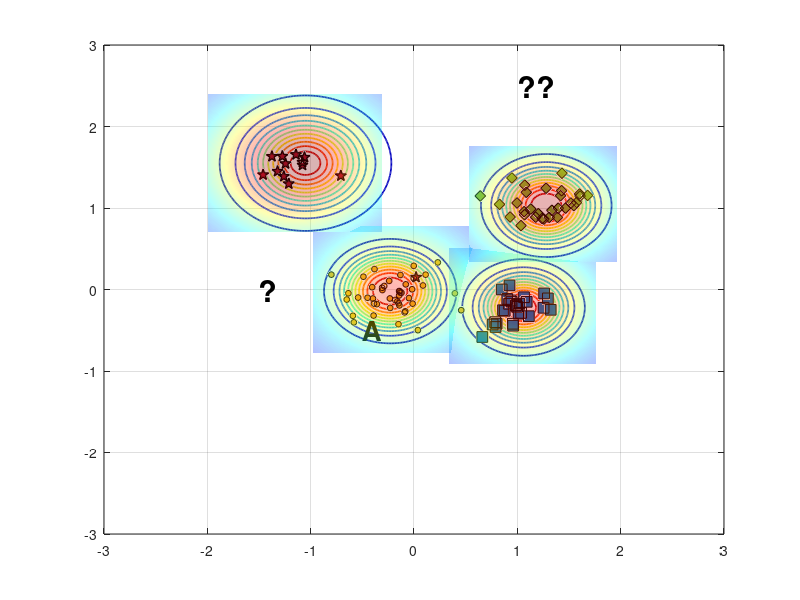

Here is the MATLAB script that generated this plot: (Note: this script raises an error after producing the figure.)
%% Reproduce EVM-style demo figure (no toolboxes)
clear; close all; clc; rng(7);

% ---------- 1) 合成四类二维数据 ----------
% 类中心（大致对应图中位置）
C_star  = [-1.15  1.55];   % 红色星
C_diam  = [ 1.25  1.05];   % 绿色菱形
C_square= [ 1.05 -0.20];   % 蓝色方块
C_dot   = [-0.20  0.00];   % 蓝色小点（被 A 标注影响的那簇）

% 协方差（控制每簇形状）
S = @(sx,sy,rho)[sx^2 rho*sx*sy; rho*sx*sy sy^2];
Sig_star   = S(0.18,0.20, 0.05);
Sig_diam   = S(0.22,0.18,-0.10);
Sig_square = S(0.20,0.16, 0.05);
Sig_dot    = S(0.25,0.18, 0.00);

% 从高斯采样（不用 mvnrnd）
sample = @(N,mu,SIG) (randn(N,2)*chol(SIG,'lower') + mu);

X_star   = sample(12,C_star,   Sig_star);
X_diam   = sample(30,C_diam,   Sig_diam);
X_square = sample(28,C_square, Sig_square);
X_dot    = sample(45,C_dot,    Sig_dot);

% 加一个“离群星”靠近 A（见原图左中）
X_star = [X_star; 0.02 0.15];

% ---------- 2) 底面散点与样式 ----------
figure('Color','w','Position',[100,100,800,600]);
hold on; box on; grid on;
z0 = 0; % 所有散点都放在 z=0 的平面

% 确保按照绘制顺序叠放，便于把散点置顶
set(gca,'SortMethod','childorder');

h_star   = scatter3(X_star(:,1),  X_star(:,2),  z0+zeros(size(X_star,1),1),  70, ...
        'pentagram', 'filled', 'MarkerEdgeColor','k', 'MarkerFaceColor',[0.635294 0.0784314 0.184314], 'LineWidth',1.0); % 红色五角星 #A2142F
h_diam   = scatter3(X_diam(:,1),  X_diam(:,2),  z0+zeros(size(X_diam,1),1),  60, ...
        'd', 'filled', 'MarkerEdgeColor','k', 'MarkerFaceColor',[0.466667 0.674510 0.188235]); % 绿色菱形 #77AC30
h_square = scatter3(X_square(:,1),X_square(:,2),z0+zeros(size(X_square,1),1),60, ...
        's', 'filled', 'MarkerEdgeColor','k', 'MarkerFaceColor',[0 0.447059 0.741176]); % 蓝色正方形 #0072BD
h_dot    = scatter3(X_dot(:,1),   X_dot(:,2),   z0+zeros(size(X_dot,1),1),   18, ...
        'o', 'filled', 'MarkerEdgeColor','k', 'MarkerFaceColor',[0.929412 0.694118 0.125490]); % 黄色圆形 #EDB120


% ---------- 3) ψ-model 等值环（彩色同心） ----------
% 采用带形状参的径向函数 psi(r) = exp(-(r/s)^t)
psi = @(X,Y,cx,cy,s,t) exp( - ( sqrt((X-cx).^2 + (Y-cy).^2) ./ s ).^t );

% 选几处“极端向量/代表点”（包含 A 所在）
EV = [ -0.23 -0.02 ;   % A 对应蓝点极端向量
        1.06 -0.22 ;   % 蓝方块
        1.28  1.03 ;   % 绿菱形
       -1.05  1.55 ];  % 红星
scale = [0.42, 0.36, 0.40, 0.48];   % 各自 scale
shape = [2.6,  2.2,  2.4,  2.0];    % 各自 shape

% 网格
[xg,yg] = meshgrid(linspace(-3,3,400));
colormap(jet); caxis([0 1]);

% 等高线层级（红到蓝：高到低）
levels = linspace(1.0,0.05,12);

for k = 1:size(EV,1)
    Z = psi(xg,yg,EV(k,1),EV(k,2),scale(k),shape(k));
    [~, h] = contour(xg,yg,Z,levels);    % 直接画在底面，保持颜色映射
    set(h,'LineWidth',1.25);

    % 将等高线明确压到 z=0（兼容不同 MATLAB 版本）
    ch = get(h,'Children');
    for ic = 1:numel(ch)
        zd = get(ch(ic),'ZData');
        if ~isempty(zd)
            set(ch(ic),'ZData',zeros(size(zd))); % 强制贴在 z=0
        end
    end
end

% 标出 A 与问号
text(-0.5,-0.5,0,'A','FontWeight','bold','FontSize',20,'Color','k');
text( 1, 2.5,0,'??','FontWeight','bold','FontSize',22,'Color','k');
text( -1.5,0,0,'?','FontWeight','bold','FontSize',22,'Color','k');

% ---------- 4) 上方半透明“钟形面”（表示类支持/概率） ----------
% 用四个高斯穹顶，中心与各簇一致
gauss2 = @(X,Y,cx,cy,s) exp(-((X-cx).^2 + (Y-cy).^2)/(2*s^2));
tops  = {C_star, C_diam, C_square, C_dot};
sigT  = [0.65 0.55 0.55 0.60];
amp   = [1.05 0.95 0.90 0.85];

% 抬高穹顶，并缩小每个穹顶的覆盖范围（为每个穹顶使用局部网格）
zlift      = 0.18;   % 统一抬高量（不改变颜色映射）
spanFactor = 1.3;    % 每个穹顶半宽 = spanFactor * sigma（越小覆盖越小）
gridN      = 121;    % 局部网格分辨率

for i=1:4
    cx = tops{i}(1); cy = tops{i}(2);
    span = spanFactor * sigT(i);
    [xgi,ygi] = meshgrid(linspace(cx - span, cx + span, gridN), ...
                         linspace(cy - span, cy + span, gridN));

    Zt = amp(i) * gauss2(xgi,ygi,cx,cy,sigT(i));
    % 用 Zt 作为颜色，Zt+zlift 作为高度，从而抬高且保留原色
    s1 = surf(xgi,ygi, Zt + zlift, Zt, 'EdgeColor','none', 'FaceAlpha',0.3);
end
shading interp; 
% camlight right; 
lighting gouraud;

% 将散点推到顶层
uistack([h_star h_diam h_square h_dot], 'top');
% 将contoru推到顶层
uistack(h, 'top');

% ---------- 5) 轴、视角与观感 ----------
xlim([-2 2]); ylim([-1 3]); zlim([0 1.25]); view(-67,22);
axis vis3d; daspect([1 1 0.8]);
set(gca,'FontName','Times New Roman','FontSize',12,'LineWidth',1);
% xlabel('x'); ylabel('y'); zlabel('score / \psi');

% 网格和背景风格
grid on; 
% set(gca,'GridAlpha',0.2,'MinorGridAlpha',0.2);
